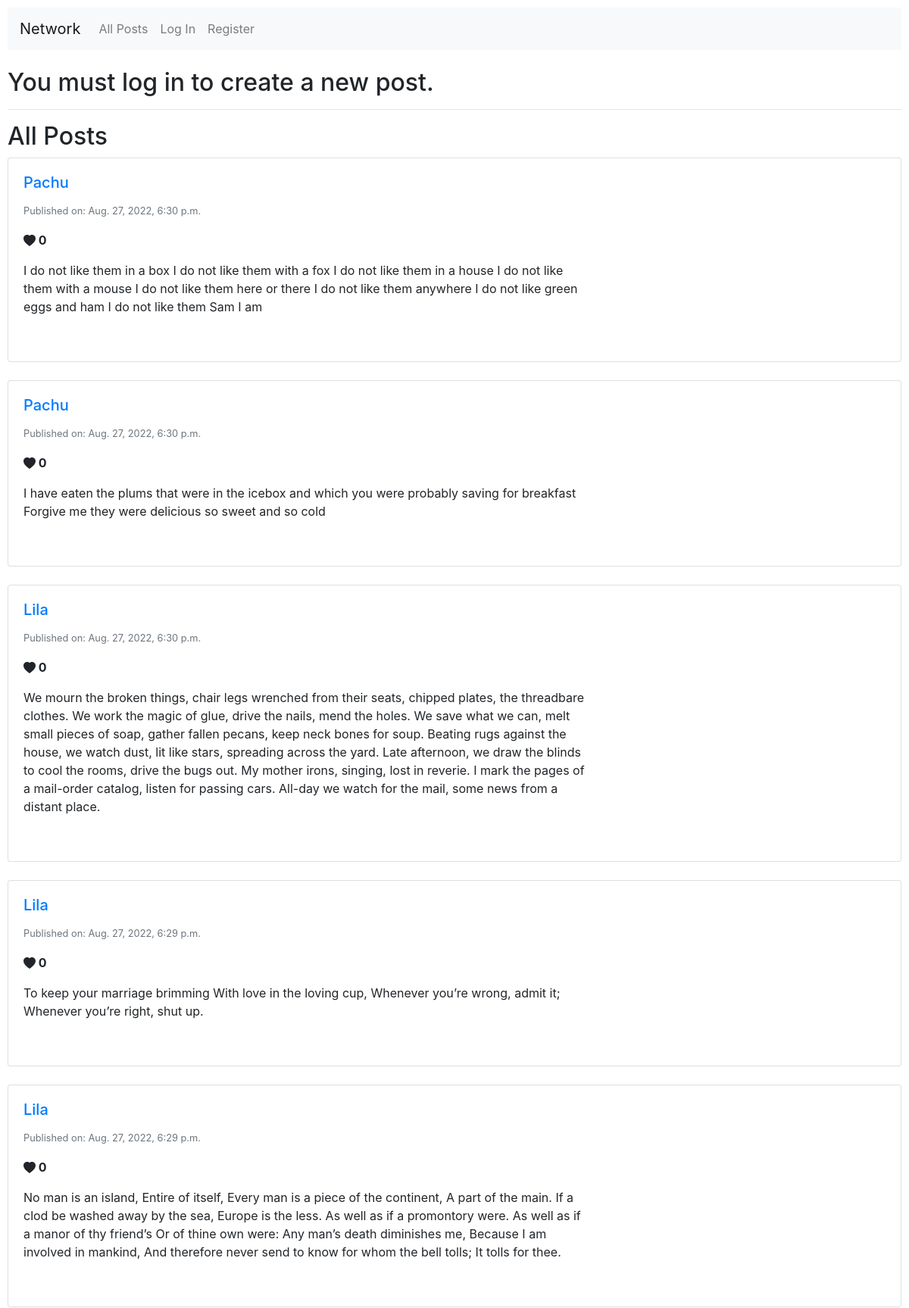
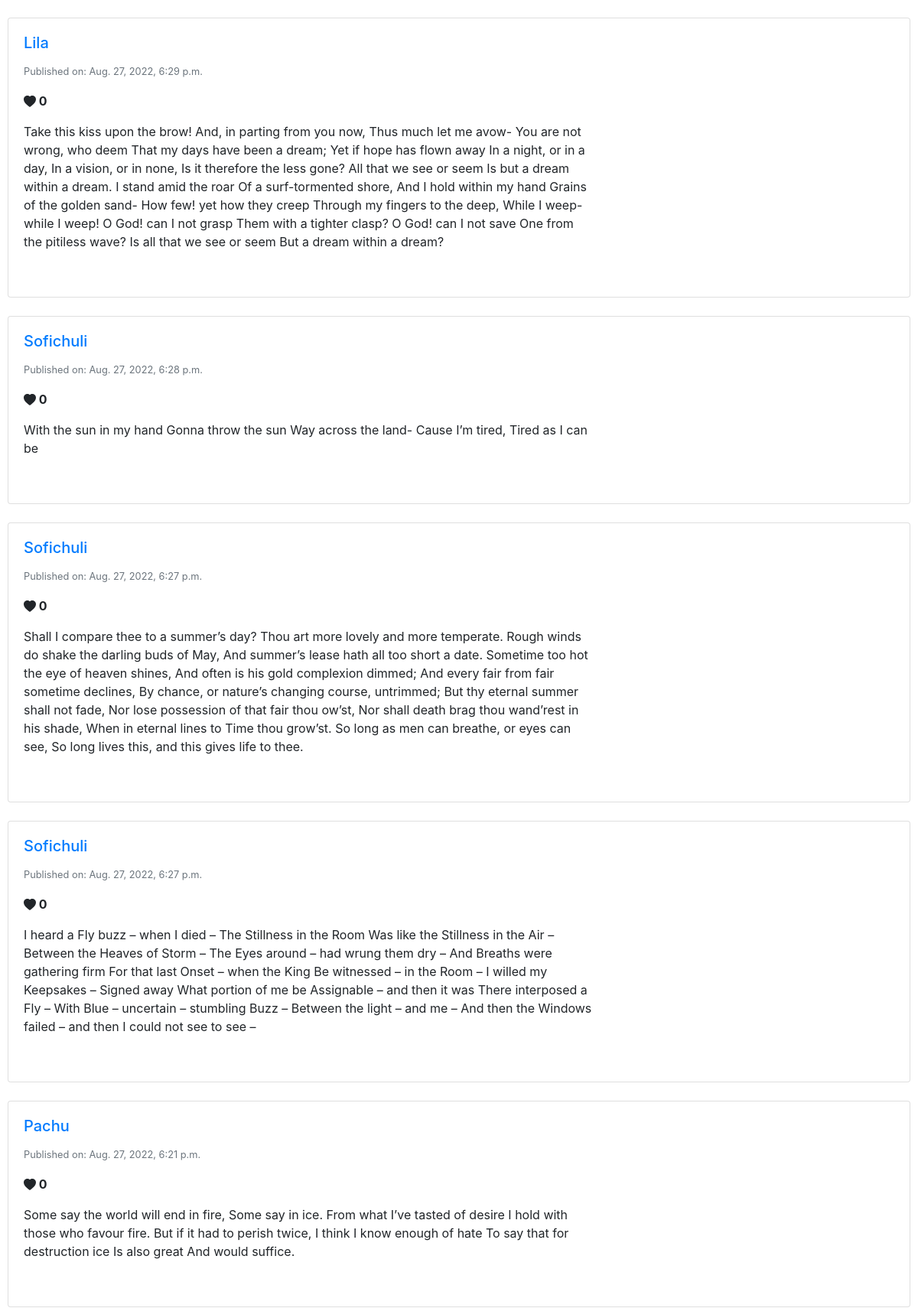
Screenshot of /?page=2 (upper part) with the database file from the repository (2 pictures, top to bottom).
### network/models.py (models this page shows, shortened)
class Post(models.Model):
    user = models.ForeignKey(User, on_delete=models.CASCADE, related_name="writer_user")
    content = models.CharField(max_length=512)
    date = models.DateTimeField(default=django.utils.timezone.now)
    likes = models.IntegerField(default=0)
    class Meta:
        ordering = ["-date"]

class User(AbstractUser):
    def __str__(self):
        return f"{self.username}"

### network/views.py (the view)
# urls.py: path("", views.index, name="index"),
def index(request):
    if request.method == 'POST':
        user = request.user
        content = request.POST["content"]
        new_post = Post(user=user, content=content)
        new_post.save()
        return HttpResponseRedirect(reverse("index"))
    else:
        all_posts = Post.objects.all()
        for post in all_posts:
            post.likes = len(Like.objects.filter(post=post.id))
        paginator = Paginator(all_posts, 10)
        page_number = request.GET.get('page')
        page_obj = paginator.get_page(page_number)
        return render(request, "network/index.html", {
            "posts": all_posts,
            "page_obj": page_obj,
        })

### network/templates/network/index.html (shortened to what this page needs)
{% extends "network/layout.html" %}
{% block body %}
    <br>
    {% if user.is_authenticated %}
        <h2>New Post</h2>
        <form action="{% url 'index' %}" method="post">
            {% csrf_token %}
            <div class="form-group">
                <textarea class="form-control" name="content" placeholder="Your text here"></textarea>
            </div>
            <input class="btn btn-primary" type="submit" value="Post">
        </form>
    {% else %}
        <h2>You must log in to create a new post.</h2>
    {% endif %}
    <hr>
    <h2>All Posts</h2>
    {% for post in page_obj %}
        <div class="card text card-custom mb-4">
            <div class="row no-gutters">
                <div class="col-md-8">
                    <div class="card-body">
                        <a href="{% url 'profile' post.user_id %}"><h5 class="card-title">{{ post.user }}</h5></a>
                        <p class="card-text">
                            <small class="text-muted">Published on: {{ post.date }}</small>
                        </p>
                        <p>
                        <svg xmlns="http://www.w3.org/2000/svg" width="16" height="16" fill="currentColor" class="bi bi-heart-fill" viewBox="0 0 16 16">
                            <path fill-rule="evenodd" d="M8 1.314C12.438-3.248 23.534 4.735 8 15-7.534 4.736 3.562-3.248 8 1.314z"/>
                        </svg><b id="like-{{ post.id }}"> {{ post.likes }} </b>
                        </p>
                        <p class="card-text card-description" id="post-content-{{ post.id }}">
                            {{ post.content }}
                        </p>
                        <br>
                    </div>
                </div>
            </div>
        </div>
    {% endfor %}
{% endblock %}

### network/static/network/styles.css (style rules this page uses)
body { padding: 10px; }

### rows the page displays
Post: user "Pachu", date "Aug. 27, 2022, 6:30 p.m.", likes "0", content "I do not like them in a box I do not like them with a fox I do not like them in a house I do not like them with a mouse I do not like them here or there I do not like them anywhere I do not like green eggs and ham I do not like them Sam I am"
Post: user "Pachu", date "Aug. 27, 2022, 6:30 p.m.", likes "0", content "I have eaten the plums that were in the icebox and which you were probably saving for breakfast Forgive me they were delicious so sweet and so cold"
Post: user "Lila", date "Aug. 27, 2022, 6:30 p.m.", likes "0", content "We mourn the broken things, chair legs wrenched from their seats, chipped plates, the threadbare clothes. We work the magic of glue, drive the nails, mend the holes. We save what we can, melt small pieces of soap, gather fallen pecans, keep neck bones for soup. Beating rugs against the house, we watch dust, lit like stars, spreading across the yard. Late afternoon, we draw the blinds to cool the rooms, drive the bugs out. My mother irons, singing, lost in reverie. I mark the pages of a mail-order catalog, listen for passing cars. All-day we watch for the mail, some news from a distant place."
Post: user "Lila", date "Aug. 27, 2022, 6:29 p.m.", likes "0", content "To keep your marriage brimming With love in the loving cup, Whenever you’re wrong, admit it; Whenever you’re right, shut up."
Post: user "Lila", date "Aug. 27, 2022, 6:29 p.m.", likes "0", content "No man is an island, Entire of itself, Every man is a piece of the continent, A part of the main. If a clod be washed away by the sea, Europe is the less. As well as if a promontory were. As well as if a manor of thy friend’s Or of thine own were: Any man’s death diminishes me, Because I am involved in mankind, And therefore never send to know for whom the bell tolls; It tolls for thee."
Post: user "Lila", date "Aug. 27, 2022, 6:29 p.m.", likes "0", content "Take this kiss upon the brow! And, in parting from you now, Thus much let me avow- You are not wrong, who deem That my days have been a dream; Yet if hope has flown away In a night, or in a day, In a vision, or in none, Is it therefore the less gone? All that we see or seem Is but a dream within a dream. I stand amid the roar Of a surf-tormented shore, And I hold within my hand Grains of the golden sand- How few! yet how they creep Through my fingers to the deep, While I weep- while I weep! O God! can I not grasp Them with a tighter clasp? O God! can I not save One from the pitiless wave? Is all that we see or seem But a dream within a dream?"
Post: user "Sofichuli", date "Aug. 27, 2022, 6:28 p.m.", likes "0", content "With the sun in my hand Gonna throw the sun Way across the land- Cause I’m tired, Tired as I can be"
Post: user "Sofichuli", date "Aug. 27, 2022, 6:27 p.m.", likes "0", content "Shall I compare thee to a summer’s day? Thou art more lovely and more temperate. Rough winds do shake the darling buds of May, And summer’s lease hath all too short a date. Sometime too hot the eye of heaven shines, And often is his gold complexion dimmed; And every fair from fair sometime declines, By chance, or nature’s changing course, untrimmed; But thy eternal summer shall not fade, Nor lose possession of that fair thou ow’st, Nor shall death brag thou wand’rest in his shade, When in eternal lines to Time thou grow’st. So long as men can breathe, or eyes can see, So long lives this, and this gives life to thee."
Post: user "Sofichuli", date "Aug. 27, 2022, 6:27 p.m.", likes "0", content "I heard a Fly buzz – when I died – The Stillness in the Room Was like the Stillness in the Air – Between the Heaves of Storm – The Eyes around – had wrung them dry – And Breaths were gathering firm For that last Onset – when the King Be witnessed – in the Room – I willed my Keepsakes – Signed away What portion of me be Assignable – and then it was There interposed a Fly – With Blue – uncertain – stumbling Buzz – Between the light – and me – And then the Windows failed – and then I could not see to see –"
Post: user "Pachu", date "Aug. 27, 2022, 6:21 p.m.", likes "0", content "Some say the world will end in fire, Some say in ice. From what I’ve tasted of desire I hold with those who favour fire. But if it had to perish twice, I think I know enough of hate To say that for destruction ice Is also great And would suffice."
